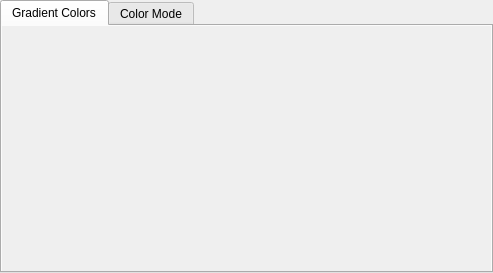
<?xml version="1.0" encoding="UTF-8"?>
<ui version="4.0">
 <class>GradientMapFilterConfigWidget</class>
 <widget class="QWidget" name="GradientMapFilterConfigWidget">
  <property name="geometry">
   <rect>
    <x>0</x>
    <y>0</y>
    <width>493</width>
    <height>273</height>
   </rect>
  </property>
  <property name="windowTitle">
   <string>Gradient Map</string>
  </property>
  <layout class="QVBoxLayout" name="verticalLayout_2">
   <property name="spacing">
    <number>0</number>
   </property>
   <property name="leftMargin">
    <number>0</number>
   </property>
   <property name="topMargin">
    <number>0</number>
   </property>
   <property name="rightMargin">
    <number>0</number>
   </property>
   <property name="bottomMargin">
    <number>0</number>
   </property>
   <item>
    <widget class="QTabWidget" name="tabWidget">
     <property name="currentIndex">
      <number>0</number>
     </property>
     <widget class="QWidget" name="tabGradientColors">
      <attribute name="title">
       <string>Gradient Colors</string>
      </attribute>
      <layout class="QVBoxLayout" name="verticalLayout_3">
       <property name="spacing">
        <number>0</number>
       </property>
       <property name="leftMargin">
        <number>0</number>
       </property>
       <property name="topMargin">
        <number>0</number>
       </property>
       <property name="rightMargin">
        <number>0</number>
       </property>
       <property name="bottomMargin">
        <number>0</number>
       </property>
       <item>
        <widget class="QScrollArea" name="scrollAreaGradientColors">
         <property name="sizePolicy">
          <sizepolicy hsizetype="MinimumExpanding" vsizetype="Ignored">
           <horstretch>0</horstretch>
           <verstretch>0</verstretch>
          </sizepolicy>
         </property>
         <property name="frameShape">
          <enum>QFrame::NoFrame</enum>
         </property>
         <property name="horizontalScrollBarPolicy">
          <enum>Qt::ScrollBarAlwaysOff</enum>
         </property>
         <property name="widgetResizable">
          <bool>true</bool>
         </property>
         <widget class="KisGenericGradientEditor" name="widgetGradientEditor">
          <property name="geometry">
           <rect>
            <x>0</x>
            <y>0</y>
            <width>485</width>
            <height>236</height>
           </rect>
          </property>
         </widget>
        </widget>
       </item>
      </layout>
     </widget>
     <widget class="QWidget" name="tabColorMode">
      <attribute name="title">
       <string>Color Mode</string>
      </attribute>
      <layout class="QVBoxLayout" name="verticalLayout" stretch="0,0,1">
       <property name="spacing">
        <number>5</number>
       </property>
       <property name="leftMargin">
        <number>10</number>
       </property>
       <property name="topMargin">
        <number>10</number>
       </property>
       <property name="rightMargin">
        <number>10</number>
       </property>
       <property name="bottomMargin">
        <number>10</number>
       </property>
       <item>
        <widget class="QComboBox" name="comboBoxColorMode">
         <item>
          <property name="text">
           <string>Blend</string>
          </property>
         </item>
         <item>
          <property name="text">
           <string>Nearest</string>
          </property>
         </item>
         <item>
          <property name="text">
           <string>Dither</string>
          </property>
         </item>
        </widget>
       </item>
       <item>
        <widget class="QStackedWidget" name="stackedWidgetColorMode">
         <property name="sizePolicy">
          <sizepolicy hsizetype="Preferred" vsizetype="Preferred">
           <horstretch>0</horstretch>
           <verstretch>0</verstretch>
          </sizepolicy>
         </property>
         <property name="frameShape">
          <enum>QFrame::StyledPanel</enum>
         </property>
         <property name="currentIndex">
          <number>2</number>
         </property>
         <property name="prefix" stdset="0">
          <string>Amount:  </string>
         </property>
         <widget class="QWidget" name="blendPage">
          <layout class="QFormLayout" name="formLayout_7"/>
         </widget>
         <widget class="QWidget" name="nearestPage">
          <layout class="QFormLayout" name="formLayout_6"/>
         </widget>
         <widget class="QWidget" name="ditherPage">
          <layout class="QFormLayout" name="formLayout_5">
           <item row="0" column="0" colspan="2">
            <widget class="KisDitherWidget" name="widgetDither" native="true"/>
           </item>
          </layout>
         </widget>
        </widget>
       </item>
       <item>
        <spacer name="verticalSpacer">
         <property name="orientation">
          <enum>Qt::Vertical</enum>
         </property>
         <property name="sizeHint" stdset="0">
          <size>
           <width>0</width>
           <height>0</height>
          </size>
         </property>
        </spacer>
       </item>
      </layout>
     </widget>
    </widget>
   </item>
  </layout>
 </widget>
 <customwidgets>
  <customwidget>
   <class>KisDitherWidget</class>
   <extends>QWidget</extends>
   <header location="global">KisDitherWidget.h</header>
   <container>1</container>
  </customwidget>
  <customwidget>
   <class>KisGenericGradientEditor</class>
   <extends>QWidget</extends>
   <header location="global">KisGenericGradientEditor.h</header>
   <container>1</container>
  </customwidget>
 </customwidgets>
 <resources/>
 <connections>
  <connection>
   <sender>comboBoxColorMode</sender>
   <signal>currentIndexChanged(int)</signal>
   <receiver>stackedWidgetColorMode</receiver>
   <slot>setCurrentIndex(int)</slot>
   <hints>
    <hint type="sourcelabel">
     <x>227</x>
     <y>101</y>
    </hint>
    <hint type="destinationlabel">
     <x>241</x>
     <y>121</y>
    </hint>
   </hints>
  </connection>
  <connection>
   <sender>stackedWidgetColorMode</sender>
   <signal>currentChanged(int)</signal>
   <receiver>comboBoxColorMode</receiver>
   <slot>setCurrentIndex(int)</slot>
   <hints>
    <hint type="sourcelabel">
     <x>297</x>
     <y>124</y>
    </hint>
    <hint type="destinationlabel">
     <x>295</x>
     <y>89</y>
    </hint>
   </hints>
  </connection>
 </connections>
</ui>
